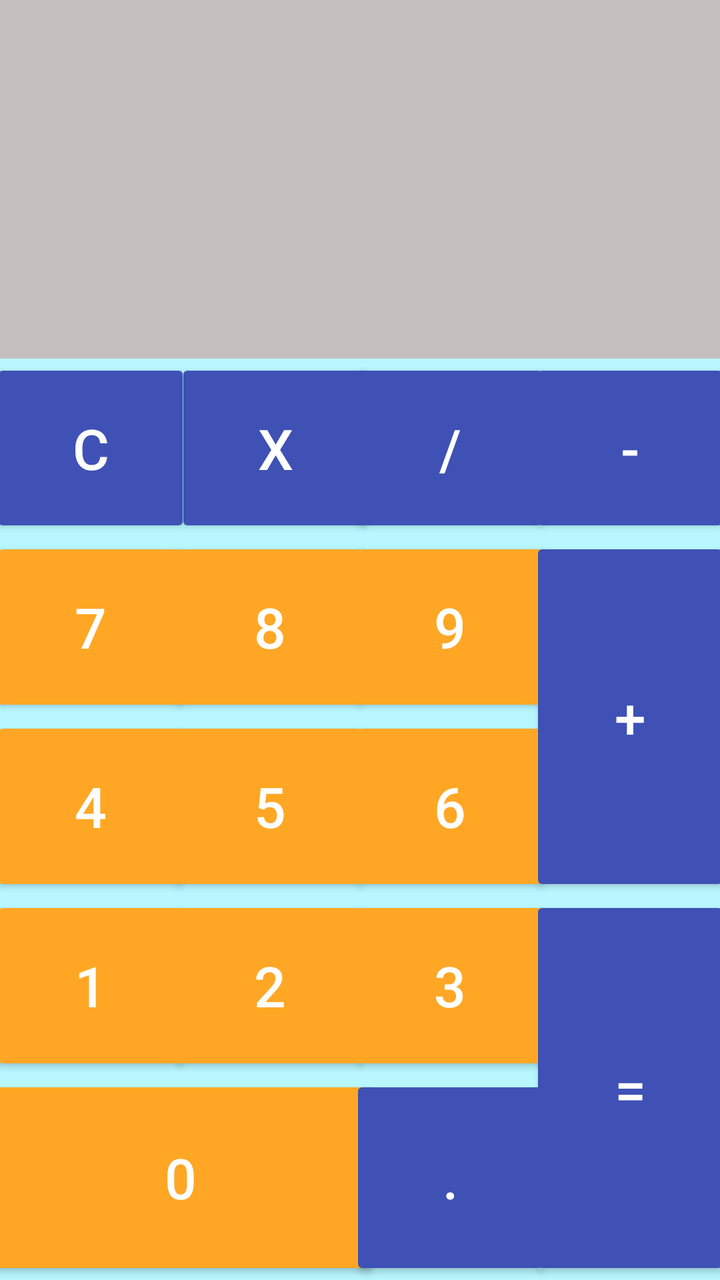
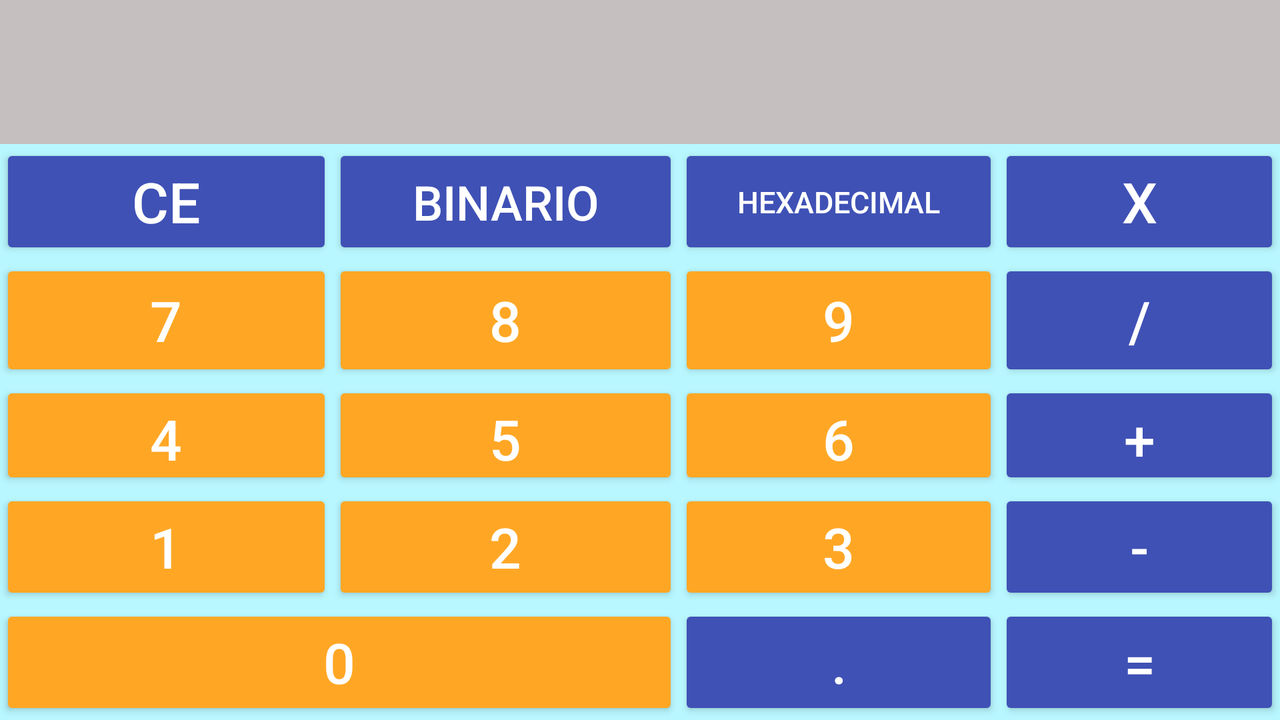

An Android layout and its configuration variant, each rendered on a device that would load it. The default file and the variant file are quoted in full after the pictures.
<!-- AndroidManifest.xml: application theme Theme.Design.NoActionBar -->
<!-- res/layout/activity_main.xml -->
<?xml version="1.0" encoding="utf-8"?>
<androidx.constraintlayout.widget.ConstraintLayout xmlns:android="http://schemas.android.com/apk/res/android"
    xmlns:app="http://schemas.android.com/apk/res-auto"
    xmlns:tools="http://schemas.android.com/tools"
    android:id="@+id/vertical"
    android:layout_width="match_parent"
    android:layout_height="match_parent"
    android:background="#B8F7FF"
    tools:context=".MainActivity">

    <Button
        android:id="@+id/btn9"
        android:layout_width="100dp"
        android:layout_height="0dp"
        android:backgroundTint="#FFA725"
        android:outlineSpotShadowColor="#000000"
        android:text="9"
        android:textSize="28sp"
        app:layout_constraintBottom_toTopOf="@+id/guideline5"
        app:layout_constraintEnd_toStartOf="@+id/guideline10"
        app:layout_constraintStart_toStartOf="@+id/guideline9"
        app:layout_constraintTop_toTopOf="@+id/guideline4" />

    <Button
        android:id="@+id/btn8"
        android:layout_width="100dp"
        android:layout_height="0dp"
        android:backgroundTint="#FFA725"
        android:text="8"
        android:textSize="28sp"
        app:layout_constraintBottom_toTopOf="@+id/guideline5"
        app:layout_constraintEnd_toStartOf="@+id/guideline9"
        app:layout_constraintStart_toStartOf="@+id/guideline8"
        app:layout_constraintTop_toTopOf="@+id/guideline4" />

    <TextView
        android:id="@+id/textResultado"
        android:layout_width="0dp"
        android:layout_height="0dp"
        android:background="#E6DBDB"
        android:backgroundTint="#C6BFBF"
        android:gravity="bottom"
        android:inputType="text"
        android:orientation="vertical"
        android:textAlignment="textEnd"
        android:textColor="@color/black"
        android:textSize="50sp"
        app:layout_constraintBottom_toTopOf="@+id/guideline2"
        app:layout_constraintEnd_toEndOf="parent"
        app:layout_constraintStart_toStartOf="parent"
        app:layout_constraintTop_toTopOf="parent"
        tools:ignore="SpeakableTextPresentCheck,SpeakableTextPresentCheck" />

    <Button
        android:id="@+id/btn7"
        android:layout_width="100dp"
        android:layout_height="0dp"
        android:backgroundTint="#FFA725"
        android:text="7"
        android:textSize="28sp"
        app:layout_constraintBottom_toTopOf="@+id/guideline5"
        app:layout_constraintEnd_toStartOf="@+id/guideline8"
        app:layout_constraintStart_toStartOf="parent"
        app:layout_constraintTop_toTopOf="@+id/guideline4" />

    <Button
        android:id="@+id/btn6"
        android:layout_width="100dp"
        android:layout_height="0dp"
        android:backgroundTint="#FFA725"
        android:text="6"
        android:textSize="28sp"
        app:layout_constraintBottom_toTopOf="@+id/guideline6"
        app:layout_constraintEnd_toStartOf="@+id/guideline10"
        app:layout_constraintStart_toStartOf="@+id/guideline9"
        app:layout_constraintTop_toTopOf="@+id/guideline5" />

    <Button
        android:id="@+id/btn4"
        android:layout_width="100dp"
        android:layout_height="0dp"
        android:backgroundTint="#FFA725"
        android:text="4"
        android:textSize="28sp"
        app:layout_constraintBottom_toTopOf="@+id/guideline6"
        app:layout_constraintEnd_toStartOf="@+id/guideline8"
        app:layout_constraintStart_toStartOf="parent"
        app:layout_constraintTop_toTopOf="@+id/guideline5" />

    <Button
        android:id="@+id/btn5"
        android:layout_width="100dp"
        android:layout_height="0dp"
        android:backgroundTint="#FFA725"
        android:text="5"
        android:textSize="28sp"
        app:layout_constraintBottom_toTopOf="@+id/guideline6"
        app:layout_constraintEnd_toStartOf="@+id/guideline9"
        app:layout_constraintStart_toStartOf="@+id/guideline8"
        app:layout_constraintTop_toTopOf="@+id/guideline5" />

    <Button
        android:id="@+id/btn3"
        android:layout_width="100dp"
        android:layout_height="0dp"
        android:backgroundTint="#FFA725"
        android:text="3"
        android:textSize="28sp"
        app:layout_constraintBottom_toTopOf="@+id/guideline7"
        app:layout_constraintEnd_toStartOf="@+id/guideline10"
        app:layout_constraintStart_toStartOf="@+id/guideline9"
        app:layout_constraintTop_toTopOf="@+id/guideline6" />

    <Button
        android:id="@+id/btn2"
        android:layout_width="100dp"
        android:layout_height="0dp"
        android:backgroundTint="#FFA725"
        android:text="2"
        android:textSize="28sp"
        app:layout_constraintBottom_toTopOf="@+id/guideline7"
        app:layout_constraintEnd_toStartOf="@+id/guideline9"
        app:layout_constraintStart_toStartOf="@+id/guideline8"
        app:layout_constraintTop_toTopOf="@+id/guideline6" />

    <Button
        android:id="@+id/btn1"
        android:layout_width="100dp"
        android:layout_height="0dp"
        android:backgroundTint="#FFA725"
        android:text="1"
        android:textSize="28sp"
        app:layout_constraintBottom_toTopOf="@+id/guideline7"
        app:layout_constraintEnd_toStartOf="@+id/guideline8"
        app:layout_constraintStart_toStartOf="parent"
        app:layout_constraintTop_toTopOf="@+id/guideline6" />

    <Button
        android:id="@+id/btn0"
        android:layout_width="200dp"
        android:layout_height="0dp"
        android:backgroundTint="#FFA725"
        android:text="0"
        android:textSize="28sp"
        app:layout_constraintBottom_toBottomOf="parent"
        app:layout_constraintEnd_toStartOf="@+id/guideline9"
        app:layout_constraintStart_toStartOf="parent"
        app:layout_constraintTop_toTopOf="@+id/guideline7" />

    <Button
        android:id="@+id/btnComa"
        android:layout_width="100dp"
        android:layout_height="0dp"
        android:backgroundTint="#3F51B5"
        android:text="."
        android:textSize="28sp"
        app:layout_constraintBottom_toBottomOf="parent"
        app:layout_constraintEnd_toStartOf="@+id/guideline10"
        app:layout_constraintStart_toStartOf="@+id/guideline9"
        app:layout_constraintTop_toTopOf="@+id/guideline7" />

    <Button
        android:id="@+id/btnIgual"
        android:layout_width="100dp"
        android:layout_height="0dp"
        android:backgroundTint="#3F51B5"
        android:text="="
        android:textSize="28sp"
        app:layout_constraintBottom_toBottomOf="parent"
        app:layout_constraintEnd_toEndOf="parent"
        app:layout_constraintStart_toStartOf="@+id/guideline10"
        app:layout_constraintTop_toTopOf="@+id/guideline6" />

    <Button
        android:id="@+id/btnSuma"
        android:layout_width="100dp"
        android:layout_height="0dp"
        android:backgroundTint="#3F51B5"
        android:text="+"
        android:textSize="28sp"
        app:layout_constraintBottom_toTopOf="@+id/guideline6"
        app:layout_constraintEnd_toEndOf="parent"
        app:layout_constraintStart_toStartOf="@+id/guideline10"
        app:layout_constraintTop_toTopOf="@+id/guideline4" />

    <Button
        android:id="@+id/btnReseteo"
        android:layout_width="100dp"
        android:layout_height="0dp"
        android:backgroundTint="#3F51B5"
        android:text="C"
        android:textSize="28sp"
        app:layout_constraintBottom_toTopOf="@+id/guideline4"
        app:layout_constraintEnd_toStartOf="@+id/guideline8"
        app:layout_constraintStart_toStartOf="parent"
        app:layout_constraintTop_toTopOf="@+id/guideline2" />

    <Button
        android:id="@+id/btnDivision"
        android:layout_width="100dp"
        android:layout_height="0dp"
        android:backgroundTint="#3F51B5"
        android:text="/"
        android:textSize="28sp"
        app:layout_constraintBottom_toTopOf="@+id/guideline4"
        app:layout_constraintEnd_toStartOf="@+id/guideline10"
        app:layout_constraintStart_toStartOf="@+id/guideline9"
        app:layout_constraintTop_toTopOf="@+id/guideline2" />

    <Button
        android:id="@+id/btnMultiplicacion"
        android:layout_width="100dp"
        android:layout_height="0dp"
        android:backgroundTint="#3F51B5"
        android:text="X"
        android:textSize="28sp"
        app:layout_constraintBottom_toTopOf="@+id/guideline4"
        app:layout_constraintEnd_toStartOf="@+id/guideline9"
        app:layout_constraintStart_toEndOf="@+id/btnReseteo"
        app:layout_constraintTop_toTopOf="@+id/guideline2" />

    <Button
        android:id="@+id/btnResta"
        android:layout_width="100dp"
        android:layout_height="0dp"
        android:backgroundTint="#3F51B5"
        android:text="-"
        android:textSize="28sp"
        app:layout_constraintBottom_toTopOf="@+id/guideline4"
        app:layout_constraintEnd_toEndOf="parent"
        app:layout_constraintStart_toStartOf="@+id/guideline10"
        app:layout_constraintTop_toTopOf="@+id/guideline2" />

    <androidx.constraintlayout.widget.Guideline
        android:id="@+id/guideline2"
        android:layout_width="wrap_content"
        android:layout_height="wrap_content"
        android:orientation="horizontal"
        app:layout_constraintGuide_percent="0.28043777" />

    <androidx.constraintlayout.widget.Guideline
        android:id="@+id/guideline3"
        android:layout_width="wrap_content"
        android:layout_height="wrap_content"
        android:orientation="horizontal"
        app:layout_constraintGuide_percent="0.98" />

    <androidx.constraintlayout.widget.Guideline
        android:id="@+id/guideline4"
        android:layout_width="wrap_content"
        android:layout_height="wrap_content"
        android:orientation="horizontal"
        app:layout_constraintGuide_percent="0.42" />

    <androidx.constraintlayout.widget.Guideline
        android:id="@+id/guideline5"
        android:layout_width="wrap_content"
        android:layout_height="wrap_content"
        android:orientation="horizontal"
        app:layout_constraintGuide_percent="0.56" />

    <androidx.constraintlayout.widget.Guideline
        android:id="@+id/guideline6"
        android:layout_width="wrap_content"
        android:layout_height="wrap_content"
        android:orientation="horizontal"
        app:layout_constraintGuide_percent="0.7" />

    <androidx.constraintlayout.widget.Guideline
        android:id="@+id/guideline7"
        android:layout_width="wrap_content"
        android:layout_height="wrap_content"
        android:orientation="horizontal"
        app:layout_constraintGuide_percent="0.84" />

    <androidx.constraintlayout.widget.Guideline
        android:id="@+id/guideline8"
        android:layout_width="wrap_content"
        android:layout_height="wrap_content"
        android:orientation="vertical"
        app:layout_constraintGuide_percent="0.25" />

    <androidx.constraintlayout.widget.Guideline
        android:id="@+id/guideline9"
        android:layout_width="wrap_content"
        android:layout_height="wrap_content"
        android:orientation="vertical"
        app:layout_constraintGuide_percent="0.5" />

    <androidx.constraintlayout.widget.Guideline
        android:id="@+id/guideline10"
        android:layout_width="wrap_content"
        android:layout_height="wrap_content"
        android:orientation="vertical"
        app:layout_constraintGuide_percent="0.75" />

    <Button
        android:id="@+id/btnBinario"
        android:layout_width="0dp"
        android:layout_height="0dp"
        android:text="Button"
        tools:layout_editor_absoluteX="317dp"
        tools:layout_editor_absoluteY="60dp" />

    <Button
        android:id="@+id/btnHexadecimal"
        android:layout_width="0dp"
        android:layout_height="0dp"
        android:text="Button"
        tools:layout_editor_absoluteX="331dp"
        tools:layout_editor_absoluteY="92dp" />

</androidx.constraintlayout.widget.ConstraintLayout>
<!-- resources referenced by this layout -->
<resources>

</resources>
<!-- res/layout-land/activity_main.xml (the repository's variant of the layout above) -->
<!-- drawn on the phone turned sideways -->
<?xml version="1.0" encoding="utf-8"?>
<androidx.constraintlayout.widget.ConstraintLayout xmlns:android="http://schemas.android.com/apk/res/android"
    xmlns:app="http://schemas.android.com/apk/res-auto"
    xmlns:tools="http://schemas.android.com/tools"
    android:id="@+id/horizontal"
    android:layout_width="match_parent"
    android:layout_height="match_parent"
    android:background="#B8F7FF"
    tools:context=".MainActivity">

    <Button
        android:id="@+id/btn9"
        android:layout_width="0dp"
        android:layout_height="0dp"
        android:backgroundTint="#FFA725"
        android:outlineSpotShadowColor="#000000"
        android:text="9"
        android:textSize="28sp"
        app:layout_constraintBottom_toTopOf="@+id/guideline5"
        app:layout_constraintEnd_toStartOf="@+id/guideline14"
        app:layout_constraintStart_toStartOf="@+id/guideline15"
        app:layout_constraintTop_toTopOf="@+id/guideline4" />

    <Button
        android:id="@+id/btn8"
        android:layout_width="0dp"
        android:layout_height="0dp"
        android:backgroundTint="#FFA725"
        android:text="8"
        android:textSize="28sp"
        app:layout_constraintBottom_toTopOf="@+id/guideline5"
        app:layout_constraintEnd_toStartOf="@+id/guideline15"
        app:layout_constraintStart_toStartOf="@+id/guideline11"
        app:layout_constraintTop_toTopOf="@+id/guideline4" />

    <TextView
        android:id="@+id/textResultado"
        android:layout_width="0dp"
        android:layout_height="0dp"
        android:background="#E6DBDB"
        android:backgroundTint="#C6BFBF"
        android:gravity="bottom"
        android:inputType="text"
        android:orientation="vertical"
        android:textAlignment="textEnd"
        android:textColor="@color/black"
        android:textSize="50sp"
        app:layout_constraintBottom_toTopOf="@+id/guideline2"
        app:layout_constraintEnd_toEndOf="parent"
        app:layout_constraintStart_toStartOf="parent"
        app:layout_constraintTop_toTopOf="parent"
        tools:ignore="SpeakableTextPresentCheck,SpeakableTextPresentCheck" />

    <Button
        android:id="@+id/btn6"
        android:layout_width="0dp"
        android:layout_height="0dp"
        android:backgroundTint="#FFA725"
        android:text="6"
        android:textSize="28sp"
        app:layout_constraintBottom_toTopOf="@+id/guideline6"
        app:layout_constraintEnd_toStartOf="@+id/guideline14"
        app:layout_constraintStart_toStartOf="@+id/guideline15"
        app:layout_constraintTop_toTopOf="@+id/guideline5" />

    <Button
        android:id="@+id/btn4"
        android:layout_width="0dp"
        android:layout_height="0dp"
        android:backgroundTint="#FFA725"
        android:text="4"
        android:textSize="28sp"
        app:layout_constraintBottom_toTopOf="@+id/guideline6"
        app:layout_constraintEnd_toStartOf="@+id/guideline11"
        app:layout_constraintStart_toStartOf="parent"
        app:layout_constraintTop_toTopOf="@+id/guideline5" />

    <Button
        android:id="@+id/btn5"
        android:layout_width="0dp"
        android:layout_height="0dp"
        android:backgroundTint="#FFA725"
        android:text="5"
        android:textSize="28sp"
        app:layout_constraintBottom_toTopOf="@+id/guideline6"
        app:layout_constraintEnd_toStartOf="@+id/guideline15"
        app:layout_constraintStart_toStartOf="@+id/guideline11"
        app:layout_constraintTop_toTopOf="@+id/guideline5" />

    <Button
        android:id="@+id/btn3"
        android:layout_width="0dp"
        android:layout_height="0dp"
        android:backgroundTint="#FFA725"
        android:text="3"
        android:textSize="28sp"
        app:layout_constraintBottom_toTopOf="@+id/guideline7"
        app:layout_constraintEnd_toStartOf="@+id/guideline14"
        app:layout_constraintStart_toStartOf="@+id/guideline15"
        app:layout_constraintTop_toTopOf="@+id/guideline6" />

    <Button
        android:id="@+id/btn2"
        android:layout_width="0dp"
        android:layout_height="0dp"
        android:backgroundTint="#FFA725"
        android:text="2"
        android:textSize="28sp"
        app:layout_constraintBottom_toTopOf="@+id/guideline7"
        app:layout_constraintEnd_toStartOf="@+id/guideline15"
        app:layout_constraintStart_toStartOf="@+id/guideline11"
        app:layout_constraintTop_toTopOf="@+id/guideline6" />

    <Button
        android:id="@+id/btn1"
        android:layout_width="0dp"
        android:layout_height="0dp"
        android:backgroundTint="#FFA725"
        android:text="1"
        android:textSize="28sp"
        app:layout_constraintBottom_toTopOf="@+id/guideline7"
        app:layout_constraintEnd_toStartOf="@+id/guideline11"
        app:layout_constraintStart_toStartOf="parent"
        app:layout_constraintTop_toTopOf="@+id/guideline6" />

    <Button
        android:id="@+id/btn0"
        android:layout_width="0dp"
        android:layout_height="0dp"
        android:backgroundTint="#FFA725"
        android:text="0"
        android:textSize="28sp"
        app:layout_constraintBottom_toBottomOf="parent"
        app:layout_constraintEnd_toStartOf="@+id/guideline15"
        app:layout_constraintStart_toStartOf="parent"
        app:layout_constraintTop_toTopOf="@+id/guideline7" />

    <Button
        android:id="@+id/btnComa"
        android:layout_width="0dp"
        android:layout_height="0dp"
        android:backgroundTint="#3F51B5"
        android:text="."
        android:textSize="28sp"
        app:layout_constraintBottom_toBottomOf="parent"
        app:layout_constraintEnd_toStartOf="@+id/guideline14"
        app:layout_constraintStart_toStartOf="@+id/guideline15"
        app:layout_constraintTop_toTopOf="@+id/guideline7" />

    <Button
        android:id="@+id/btnIgual"
        android:layout_width="0dp"
        android:layout_height="0dp"
        android:backgroundTint="#3F51B5"
        android:text="="
        android:textSize="28sp"
        app:layout_constraintBottom_toBottomOf="parent"
        app:layout_constraintEnd_toEndOf="parent"
        app:layout_constraintStart_toStartOf="@+id/guideline14"
        app:layout_constraintTop_toTopOf="@+id/guideline7" />

    <Button
        android:id="@+id/btnSuma"
        android:layout_width="0dp"
        android:layout_height="0dp"
        android:backgroundTint="#3F51B5"
        android:text="+"
        android:textSize="28sp"
        app:layout_constraintBottom_toTopOf="@+id/guideline6"
        app:layout_constraintEnd_toEndOf="parent"
        app:layout_constraintStart_toStartOf="@+id/guideline14"
        app:layout_constraintTop_toTopOf="@+id/guideline5" />

    <Button
        android:id="@+id/btnReseteo"
        android:layout_width="0dp"
        android:layout_height="0dp"
        android:backgroundTint="#3F51B5"
        android:text="CE"
        android:textSize="28sp"
        app:layout_constraintBottom_toTopOf="@+id/guideline4"
        app:layout_constraintEnd_toStartOf="@+id/guideline11"
        app:layout_constraintStart_toStartOf="parent"
        app:layout_constraintTop_toTopOf="@+id/guideline2" />

    <Button
        android:id="@+id/btnDivision"
        android:layout_width="0dp"
        android:layout_height="0dp"
        android:backgroundTint="#3F51B5"
        android:text="/"
        android:textSize="28sp"
        app:layout_constraintBottom_toTopOf="@+id/guideline5"
        app:layout_constraintEnd_toEndOf="parent"
        app:layout_constraintStart_toStartOf="@+id/guideline14"
        app:layout_constraintTop_toTopOf="@+id/guideline4" />

    <Button
        android:id="@+id/btnMultiplicacion"
        android:layout_width="0dp"
        android:layout_height="0dp"
        android:backgroundTint="#3F51B5"
        android:text="X"
        android:textSize="28sp"
        app:layout_constraintBottom_toTopOf="@+id/guideline4"
        app:layout_constraintEnd_toEndOf="parent"
        app:layout_constraintStart_toStartOf="@+id/guideline14"
        app:layout_constraintTop_toTopOf="@+id/guideline2" />

    <Button
        android:id="@+id/btnResta"
        android:layout_width="0dp"
        android:layout_height="0dp"
        android:backgroundTint="#3F51B5"
        android:text="-"
        android:textSize="28sp"
        app:layout_constraintBottom_toTopOf="@+id/guideline7"
        app:layout_constraintEnd_toEndOf="parent"
        app:layout_constraintStart_toStartOf="@+id/guideline14"
        app:layout_constraintTop_toTopOf="@+id/guideline6" />

    <androidx.constraintlayout.widget.Guideline
        android:id="@+id/guideline2"
        android:layout_width="wrap_content"
        android:layout_height="wrap_content"
        android:orientation="horizontal"
        app:layout_constraintGuide_percent="0.2" />

    <androidx.constraintlayout.widget.Guideline
        android:id="@+id/guideline4"
        android:layout_width="wrap_content"
        android:layout_height="wrap_content"
        android:orientation="horizontal"
        app:layout_constraintGuide_percent="0.36" />

    <androidx.constraintlayout.widget.Guideline
        android:id="@+id/guideline5"
        android:layout_width="wrap_content"
        android:layout_height="wrap_content"
        android:orientation="horizontal"
        app:layout_constraintGuide_percent="0.53" />

    <androidx.constraintlayout.widget.Guideline
        android:id="@+id/guideline6"
        android:layout_width="wrap_content"
        android:layout_height="wrap_content"
        android:orientation="horizontal"
        app:layout_constraintGuide_percent="0.68" />

    <androidx.constraintlayout.widget.Guideline
        android:id="@+id/guideline7"
        android:layout_width="wrap_content"
        android:layout_height="wrap_content"
        android:orientation="horizontal"
        app:layout_constraintGuide_percent="0.84" />

    <androidx.constraintlayout.widget.Guideline
        android:id="@+id/guideline11"
        android:layout_width="wrap_content"
        android:layout_height="wrap_content"
        android:orientation="vertical"
        app:layout_constraintGuide_percent="0.26" />

    <androidx.constraintlayout.widget.Guideline
        android:id="@+id/guideline14"
        android:layout_width="wrap_content"
        android:layout_height="wrap_content"
        android:orientation="vertical"
        app:layout_constraintGuide_percent="0.78" />

    <Button
        android:id="@+id/btn7"
        android:layout_width="0dp"
        android:layout_height="0dp"
        android:backgroundTint="#FFA725"
        android:text="7"
        android:textSize="28sp"
        app:layout_constraintBottom_toTopOf="@+id/guideline5"
        app:layout_constraintEnd_toStartOf="@+id/guideline11"
        app:layout_constraintStart_toStartOf="parent"
        app:layout_constraintTop_toTopOf="@+id/guideline4" />

    <Button
        android:id="@+id/btnBinario"
        android:layout_width="0dp"
        android:layout_height="0dp"
        android:backgroundTint="#3F51B5"
        android:text="Binario"
        android:textSize="24sp"
        app:layout_constraintBottom_toTopOf="@+id/guideline4"
        app:layout_constraintEnd_toStartOf="@+id/guideline15"
        app:layout_constraintStart_toStartOf="@+id/guideline11"
        app:layout_constraintTop_toTopOf="@+id/guideline2" />

    <Button
        android:id="@+id/btnHexadecimal"
        android:layout_width="0dp"
        android:layout_height="0dp"
        android:backgroundTint="#3F51B5"
        android:text="Hexadecimal"
        android:textSize="15sp"
        app:layout_constraintBottom_toTopOf="@+id/guideline4"
        app:layout_constraintEnd_toStartOf="@+id/guideline14"
        app:layout_constraintStart_toStartOf="@+id/guideline15"
        app:layout_constraintTop_toTopOf="@+id/guideline2" />

    <androidx.constraintlayout.widget.Guideline
        android:id="@+id/guideline15"
        android:layout_width="wrap_content"
        android:layout_height="wrap_content"
        android:orientation="vertical"
        app:layout_constraintGuide_percent="0.53" />

</androidx.constraintlayout.widget.ConstraintLayout>
